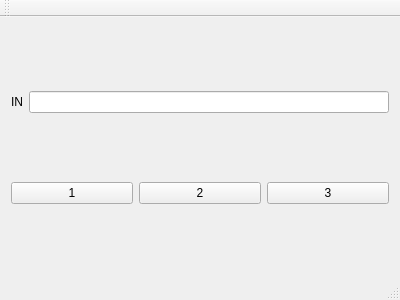
<?xml version="1.0" encoding="UTF-8"?>
<ui version="4.0">
 <class>MainWindow</class>
 <widget class="QMainWindow" name="MainWindow">
  <property name="geometry">
   <rect>
    <x>0</x>
    <y>0</y>
    <width>400</width>
    <height>300</height>
   </rect>
  </property>
  <property name="windowTitle">
   <string>MainWindow</string>
  </property>
  <widget class="QWidget" name="centralWidget">
   <layout class="QVBoxLayout" name="verticalLayout">
    <item>
     <layout class="QHBoxLayout" name="horizontalLayout_2">
      <item>
       <widget class="QLabel" name="label">
        <property name="text">
         <string>IN</string>
        </property>
       </widget>
      </item>
      <item>
       <widget class="QLineEdit" name="lineEdit"/>
      </item>
     </layout>
    </item>
    <item>
     <layout class="QHBoxLayout" name="horizontalLayout">
      <item>
       <widget class="QPushButton" name="pushButton">
        <property name="text">
         <string>1</string>
        </property>
       </widget>
      </item>
      <item>
       <widget class="QPushButton" name="pushButton_2">
        <property name="text">
         <string>2</string>
        </property>
       </widget>
      </item>
      <item>
       <widget class="QPushButton" name="pushButton_3">
        <property name="text">
         <string>3</string>
        </property>
       </widget>
      </item>
     </layout>
    </item>
   </layout>
  </widget>
  <widget class="QMenuBar" name="menuBar">
   <property name="geometry">
    <rect>
     <x>0</x>
     <y>0</y>
     <width>400</width>
     <height>25</height>
    </rect>
   </property>
  </widget>
  <widget class="QToolBar" name="mainToolBar">
   <attribute name="toolBarArea">
    <enum>TopToolBarArea</enum>
   </attribute>
   <attribute name="toolBarBreak">
    <bool>false</bool>
   </attribute>
  </widget>
  <widget class="QStatusBar" name="statusBar"/>
 </widget>
 <layoutdefault spacing="6" margin="11"/>
 <resources/>
 <connections/>
</ui>
